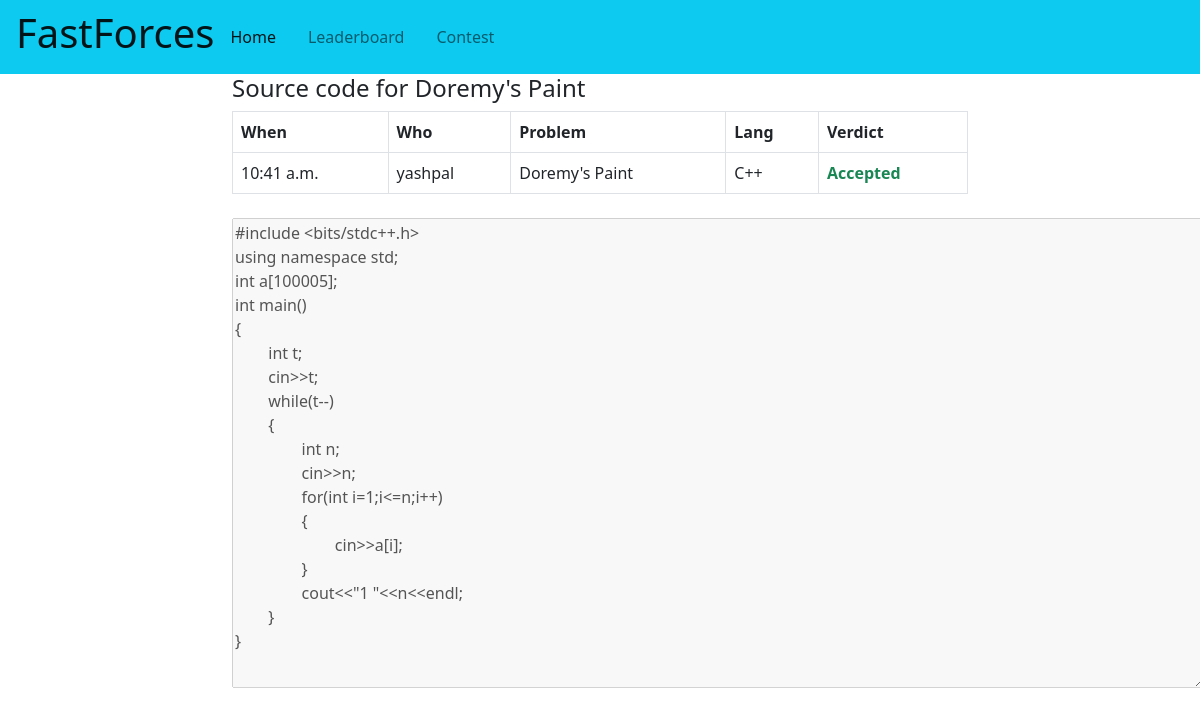
The page /problem/submission/1/ on the database its author committed.
### problem/models.py (models this page shows, shortened)
class Submission(models.Model):
    user=models.ForeignKey(User,on_delete=models.CASCADE)
    contest=models.ForeignKey(Contest,on_delete=models.CASCADE)
    problem=models.ForeignKey(Problem,on_delete=models.CASCADE,null=True)
    submitted_time=models.TimeField()
    verdict=models.CharField(max_length=50)
    lang=models.CharField(max_length=50,null=True)
    code = models.TextField(null=True)

class Problem(models.Model):
    name = models.CharField(max_length=125,null=True)
    tag = models.CharField(max_length=50,null=True)
    contest=models.ForeignKey(Contest,on_delete=models.CASCADE,null=True)
    discription = models.TextField(null=True)
    time_complexity = models.CharField(max_length=50,null=True)
    space_complexity = models.CharField(max_length=50,null=True)
    example = models.TextField(null=True)
    total_submission=models.IntegerField(default=0)

### problem/views.py (the view)
# urls.py: path('submission/<int:id>/',problem_views.submitted_code , name='submitted_code'),
def submitted_code(request,id):
    submitted=Submission.objects.get(pk=id)
    return render(request,"problem/submitted_code.html",{"submitted":submitted})

### problem/templates/problem/submitted_code.html
{% extends "user/base.html" %}
{% block content %}
<div class="container">
    <div class="row">
        <div class="col-8 offset-2">
            <h4>Source code for {{submitted.problem.name}}</h4>
           <table class="table table-bordered">
            <thead>
              <tr>
                <th scope="col">When</th>
                <th scope="col">Who</th>
                <th scope="col">Problem</th>
                <th scope="col">Lang</th>
                <th scope="col">Verdict</th>
              </tr>
            </thead>
            <tbody>
              <tr>
                <td>{{submitted.submitted_time}}</td>
                <td>{{submitted.user.username}}</td>
                <td>{{submitted.problem.name}}</td>
                <td>{{submitted.lang}}</td>
                {% if submitted.verdict == "Accepted" %}
                <td class="text-success " style="font-weight: bold;">{{submitted.verdict}}</td>
                {% else %}
                <td>{{submitted.verdict}}</td>
                {% endif %}
              </tr>
            </tbody>
        </table>
        </div>
    </div>
    <div class="row">
        <div class="col-8 offset-2">
            <div class="form-group py-2">
                <textarea  name="textarea" style="width: 973px;height : 470px;" disabled>{{submitted.code}}</textarea>
             </div>
        </div>
    </div>
</div>
{% endblock %}

### rows shown on the page
Submission: problem.name "Doremy's Paint", submitted_time "10:41 a.m.", user.username "yashpal", lang "C++", verdict "Accepted", textarea "#include <bits/stdc++.h> using namespace std; int a[100005]; int main() { int t; cin>>t; while(t--) { int n; cin>>n; for(int i=1;i<=n;i++) { cin>>a[i]; } cout<<\"1 \"<<n<<endl; } }"
